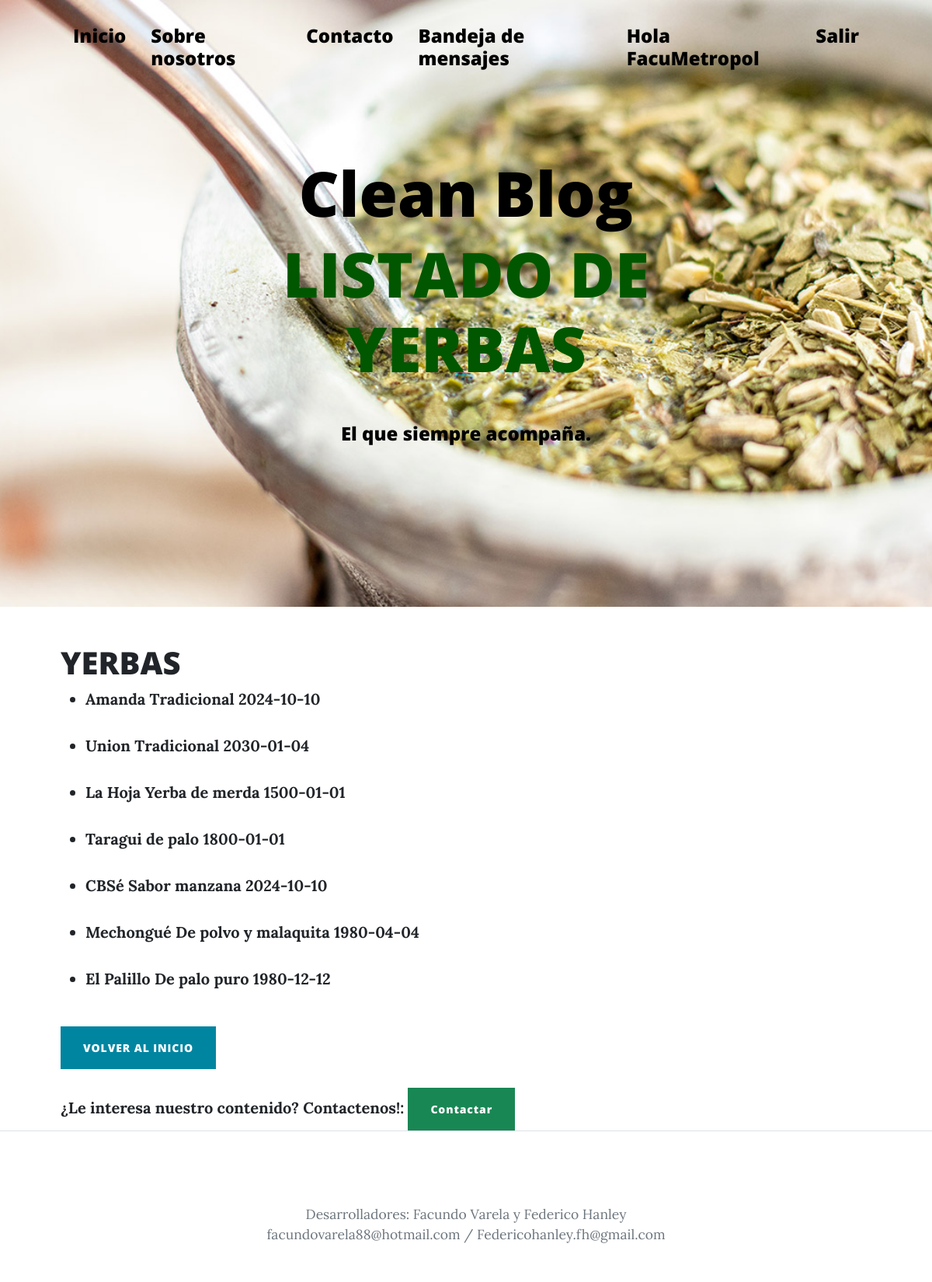
The app's page /yerba/list (signed in) with its own data.
### AppPrueba/models.py (models this page shows)
class yerba(models.Model):
    nombre=models.CharField(max_length=50)
    tipo=models.CharField(max_length=50)
    fecha_vencimiento=models.DateField()
    def __str__(self):
        return self.nombre+" "+self.tipo+" "+str(self.fecha_vencimiento)

### AppPrueba/views.py (the view)
# urls.py: path('yerba/list', YerbasList.as_view(), name = 'yerbas_listar'),
class YerbasList(ListView):
    model = yerba
    template_name = 'AppPrueba/ReadYerbas.html'

### AppPrueba/templates/AppPrueba/ReadYerbas.html (shortened to what this page needs)
{% extends 'AppPrueba/index-readyerbas.html' %}
{% load static %}
{% block titulo %}
<h1 class="mb-5" style="color:rgb(0, 87, 0)">LISTADO DE YERBAS</h1>
{% endblock %}

### AppPrueba/templates/AppPrueba/index-readyerbas.html (shortened to what this page needs)
<!DOCTYPE html>
<html lang="en">
    <head>
        {% load static %}
        <link href='{% static "AppPrueba/css/styles.css" %}' rel="stylesheet" />
    </head>
    <body>
        <nav class="navbar navbar-expand-lg navbar-light" id="mainNav">
            <div class="container px-4 px-lg-5">
                <div class="collapse navbar-collapse" id="navbarResponsive">
                    <ul class="navbar-nav ms-auto py-4 py-lg-0">
                        <li class="nav-item"><h4><a style="color:black" class="nav-link px-lg-3 py-3 py-lg-4" href="{% url 'inicio' %}">Inicio</a></h4></li>
                        <li class="nav-item"><h4><a style="color:black" class="nav-link px-lg-3 py-3 py-lg-4" href="{% url 'about' %}">Sobre nosotros</a></h4></li>
                        <li class="nav-item"><h4><a style="color:black" class="nav-link px-lg-3 py-3 py-lg-4" href="{% url 'leerUsuarios' %}">Contacto</a></h4></li>
                        <li class="nav-item"><h4><a style="color:black" class="nav-link px-lg-3 py-3 py-lg-4" href="{% url 'Inbox' %}">Bandeja de mensajes</a></h4></li>
                        {% if user.is_authenticated %}
                        <li class="nav-item"><h4><a style="color:black" class="nav-link px-lg-3 py-3 py-lg-4">Hola {{ user.username }}</a></h4></li>
                        <li class="nav-item"><h4><a style="color:black" class="nav-link px-lg-3 py-3 py-lg-4" href="{% url 'logout' %}">Salir</a></h4></li>
                        {% else %}
                        <li class="nav-item"><h4><a style="color:black" class="nav-link px-lg-3 py-3 py-lg-4" href="{% url 'login' %}">Entrar</a></h4></li>
                        <li class="nav-item"><h4><a style="color:black" class="nav-link px-lg-3 py-3 py-lg-4" href="{% url 'register' %}">Registrarse</a></h4></li>
                        {% endif %}
                    </ul>
                </div>
            </div>
        </nav>
        <header class="masthead" style="background-image: url('{% static 'AppPrueba/assets/img/Matienzo.jpg' %}')">
            <div class="container position-relative px-4 px-lg-5">
                <div class="row gx-4 gx-lg-5 justify-content-center">
                    <div class="col-md-10 col-lg-8 col-xl-7">
                        <div class="site-heading">
                            <h1 style="color:black">Clean Blog</h1>
                            {% block titulo %}
                            {% endblock %}
                            <span style="color:black" class="subheading"><h4>El que siempre acompaña.</h4></span>
                        </div>
                    </div>
                </div>
            </div>
        </header>
        <div class="container px-4 px-lg-5">
            <div class="row gx-4 gx-lg-5 justify-content-flex-start">
                <div class="col-md-10 col-lg-8 col-xl-7">
                    {% if user.is_authenticated %}
                        <h1>YERBAS</h1>
                        <ul>
                            {% for int in object_list %}
                            <li><strong>{{ int }}</strong></li>
                                <br>
                            {% endfor %}
                        </ul>
                        <div class="d-flex justify-content-start mb-4"><a class="btn btn-primary text-uppercase" href="{% url 'inicio' %}">Volver al Inicio</a></div>
                        <strong>¿Le interesa nuestro contenido? Contactenos!:</strong>
                                                <a class="btn btn-success" href='{% url "leerUsuarios" %}'>Contactar</a>
                        {% endif %}
                    </div>
                </div>
            </div>
        <footer class="border-top">
            <div class="container px-4 px-lg-5">
                <div class="row gx-4 gx-lg-5 justify-content-center">
                    <div class="col-md-10 col-lg-8 col-xl-7">
                        <ul class="list-inline text-center">
                        </ul>
                        <div class="small text-center text-muted">Desarrolladores: Facundo Varela y Federico Hanley</div>
                                    <div class="small text-center text-muted">facundovarela88@hotmail.com  /  Federicohanley.fh@gmail.com </div>
                    </div>
                </div>
            </div>
        </footer>
    </body>
</html>

### records on screen
yerba: nombre+tipo+fecha_vencimiento "Amanda Tradicional 2024-10-10"
yerba: nombre+tipo+fecha_vencimiento "Union Tradicional 2030-01-04"
yerba: nombre+tipo+fecha_vencimiento "La Hoja Yerba de merda 1500-01-01"
yerba: nombre+tipo+fecha_vencimiento "Taragui de palo 1800-01-01"
yerba: nombre+tipo+fecha_vencimiento "CBSé Sabor manzana 2024-10-10"
yerba: nombre+tipo+fecha_vencimiento "Mechongué De polvo y malaquita 1980-04-04"
yerba: nombre+tipo+fecha_vencimiento "El Palillo De palo puro 1980-12-12"

### other values on screen
{{ user.username }} "FacuMetropol"
